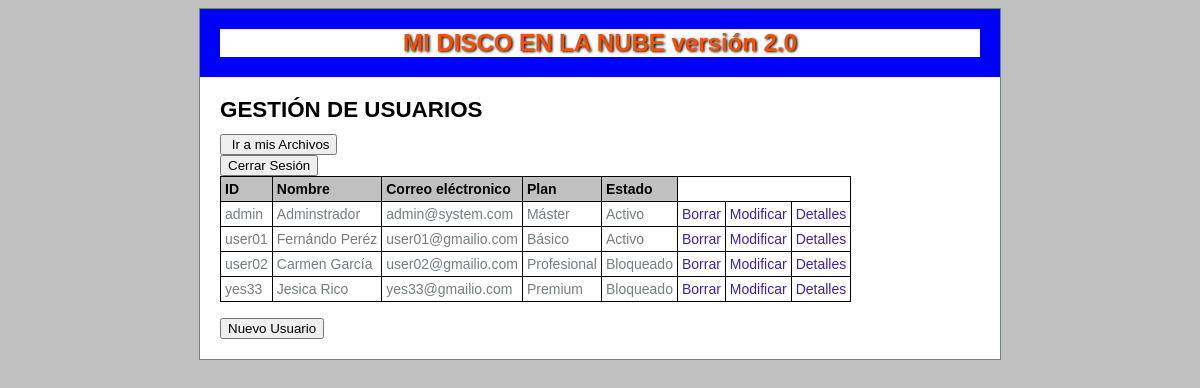
The page /index.php?orden=VerUsuarios (signed in) on the database its author committed.
### tables this page shows
CREATE TABLE `Usuarios` (
  `id` varchar(10) NOT NULL,
  `clave` varchar(70) NOT NULL,
  `nombre` varchar(30) NOT NULL,
  `email` varchar(30) NOT NULL,
  `plan` int(1) NOT NULL,
  `estado` char(1) NOT NULL
);

### app/controlerUser.php (called while the page is built, shortened)
<?php
include_once 'modeloUserDB.php';
function ctlUserVerUsuarios (){
    $usuarios = modeloUserDB::GetAll();
    include_once 'plantilla/verusuarios.php';
}

### index.php (called while the page is built, shortened)
<?php
include_once 'app/controlerUser.php';
include_once 'app/modeloUserDB.php';
$rutasUser = [
    "Inicio"      => "ctlUserInicio",
    "Alta"        => "ctlUserAlta",
    "Detalles"    => "ctlUserDetalles",
    "Modificar"   => "ctlUserModificar",
    "Borrar"      => "ctlUserBorrar",
    "Cerrar"      => "ctlUserCerrar",
    "VerUsuarios" => "ctlUserVerUsuarios",
    "Cancelar"    => "ctlUserDetalles"
];
if (!isset($_SESSION['user'])){
    if (isset($_GET['orden']) && $_GET['orden']=="Registrarse"){
        $procRuta = "ctlUserRegistroUsuario";
    }
    else {
        $procRuta = "ctlUserInicio";
    }
} else {
    if ( $_SESSION['modo'] == GESTIONUSUARIOS){
        if (isset($_GET['orden'])){
            if ( isset ($rutasUser[$_GET['orden']]) ){
                $procRuta =  $rutasUser[$_GET['orden']];
            }
            else {
                header('Status: 404 Not Found');
                echo '<html><body><h1>Error 404: No existe la ruta <i>' .
                    $_GET['ctl'] .
                    '</p></body></html>';
                    exit;
            }
        }
        else {
            $procRuta = "ctlUserVerUsuarios";
        }
    }
}
$procRuta();

### app/modeloUserDB.php (called while the page is built, shortened)
<?php
class ModeloUserDB {
     private static $dbh = null;
public static function init(){
    if (self::$dbh == null){
        try {
            $dsn = "mysql:host=".DBSERVER.";dbname=".DBNAME.";charset=utf8";
            self::$dbh = new PDO($dsn,DBUSER,DBPASSWORD);
            self::$dbh->setAttribute(PDO::ATTR_ERRMODE, PDO::ERRMODE_EXCEPTION);
        } catch (PDOException $e){
            echo "Error de conexión ".$e->getMessage();
            exit();
        }
    }
}
public static function GetAll ():array{
    $stmt = self::$dbh->query("select * from Usuarios");
    $tUserVista = [];
    $stmt->setFetchMode(PDO::FETCH_ASSOC);
    while ( $fila = $stmt->fetch()){
        $datosuser = [
            $fila['nombre'],
            $fila['email'],
            PLANES[$fila['plan']],
            ESTADOS[$fila['estado']]
           ];
        $tUserVista[$fila['id']] = $datosuser;
    }
    return $tUserVista;
}
}

### app/plantilla/verusuarios.php (the view, shortened to what this page needs)
<h2> GESTIÓN DE USUARIOS</h2>
<form name='f1'      action='index.php'>
<input type='submit' value=' Ir a mis Archivos' >
</form>
<form name='f3'      action='index.php'>
<input type='submit' value='Cerrar Sesión'>
</form>
<table>
<th>ID</th><th>Nombre</th><th>Correo eléctronico</th><th>Plan</th><th>Estado</th>
	<tr>
<?php
$auto = $_SERVER['PHP_SELF'];
?>
<?php foreach ($usuarios as $clave => $datosusuario) : ?>
<tr>
<td><?= $clave ?></td>
	<?php for  ($j=0; $j < count($datosusuario); $j++) :?>
     <td><?=$datosusuario[$j] ?></td>
	<?php endfor;?>
<td><a href="#"
			onclick="confirmarBorrar('<?= $datosusuario[0]."','".$clave."'"?>);">Borrar</a></td>
<td><a href="<?= $auto?>?orden=Modificar&userid=<?= $clave ?>">Modificar</a></td>
<td><a href="<?= $auto?>?orden=Detalles&userid=<?= $clave?>">Detalles</a></td>
</tr>
<?php endforeach; ?>
</table>
<br>
<form name='f2' action='index.php'>
<input type='submit' value='Nuevo Usuario' >
</form>
<?php
$contenido = ob_get_clean();
include_once "principal.php";
?>

### app/plantilla/principal.php (shortened to what this page needs)
<!DOCTYPE html>
<html>
<head>
<link href="web/css/default.css" rel="stylesheet" type="text/css" />
</head>
<body>
<div id="container">
<div id="header">
<h1>MI DISCO EN LA NUBE versión 2.0</h1>
</div>
<div id="content">
<?= $contenido ?>
</div>
</div>
</body>
</html>

### web/css/default.css (style rules this page uses)
body { background: silver; text-align: justify; font-family: Tahoma, Geneva, sans-serif; font-size: 14px; color: #757E82; }
#container { margin: 0 auto; width: 800px; background:#fff; border: solid 1px; }
#header { background: blue; text-align: center; padding: 20px; color: rgb(243, 81, 6); text-shadow: black 0.1em 0.1em 0.2em; }
#header h1 { font-size: 24px; color: rgb(243, 81, 6); background: white; margin: 0; }
#content { background: white; clear: left; padding: 20px; }
#content h2 { color:#000; font-size: 160%; margin: 0 0 .5em; }
a { color: #429; text-decoration: none; }
table, th, td { border: 1px solid black; border-collapse:collapse; padding: 4px; }
th { background: silver; color: black; }

### rows shown on the page
usuarios: clave "admin", nombre "Adminstrador", email "admin@system.com", j "Máster", j "Activo"
usuarios: clave "user01", nombre "Fernándo Peréz", email "user01@gmailio.com", j "Básico", j "Activo"
usuarios: clave "user02", nombre "Carmen García", email "user02@gmailio.com", j "Profesional", j "Bloqueado"
usuarios: clave "yes33", nombre "Jesica Rico", email "yes33@gmailio.com", j "Premium", j "Bloqueado"
